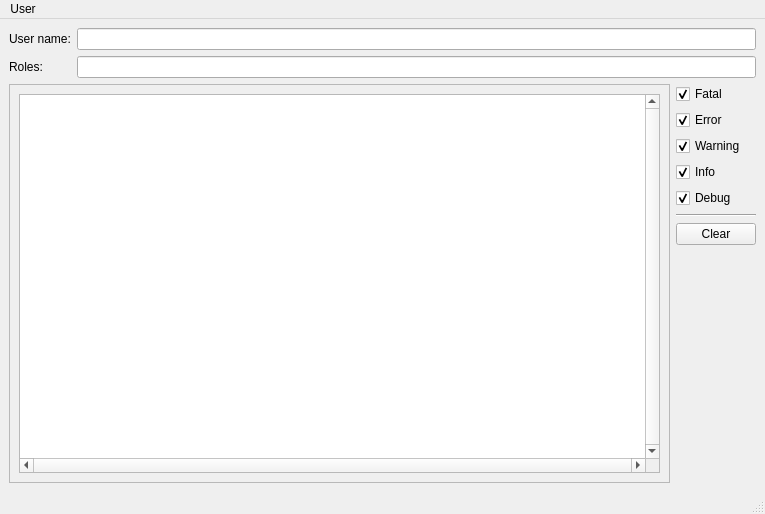
<?xml version="1.0" encoding="UTF-8"?>
<ui version="4.0">
 <class>MainWindow</class>
 <widget class="QMainWindow" name="MainWindow">
  <property name="geometry">
   <rect>
    <x>0</x>
    <y>0</y>
    <width>765</width>
    <height>514</height>
   </rect>
  </property>
  <property name="windowTitle">
   <string>ADB Safegate: Main Application</string>
  </property>
  <widget class="QWidget" name="centralwidget">
   <layout class="QVBoxLayout" name="verticalLayout_2">
    <item>
     <layout class="QGridLayout" name="gridLayout">
      <item row="0" column="0">
       <widget class="QLabel" name="userNameLabel">
        <property name="sizePolicy">
         <sizepolicy hsizetype="Preferred" vsizetype="Minimum">
          <horstretch>0</horstretch>
          <verstretch>0</verstretch>
         </sizepolicy>
        </property>
        <property name="text">
         <string>User name:</string>
        </property>
       </widget>
      </item>
      <item row="0" column="1">
       <widget class="QLineEdit" name="userNameText">
        <property name="readOnly">
         <bool>true</bool>
        </property>
       </widget>
      </item>
      <item row="1" column="0">
       <widget class="QLabel" name="rolesLabel">
        <property name="text">
         <string>Roles:</string>
        </property>
       </widget>
      </item>
      <item row="1" column="1">
       <widget class="QLineEdit" name="rolesText">
        <property name="readOnly">
         <bool>true</bool>
        </property>
       </widget>
      </item>
     </layout>
    </item>
    <item>
     <layout class="QHBoxLayout" name="horizontalLayout">
      <item>
       <widget class="QFrame" name="logFrame">
        <property name="sizePolicy">
         <sizepolicy hsizetype="Preferred" vsizetype="Expanding">
          <horstretch>0</horstretch>
          <verstretch>0</verstretch>
         </sizepolicy>
        </property>
        <property name="frameShape">
         <enum>QFrame::StyledPanel</enum>
        </property>
        <property name="frameShadow">
         <enum>QFrame::Raised</enum>
        </property>
        <layout class="QGridLayout" name="gridLayout_2">
         <item row="0" column="0">
          <widget class="QTableView" name="logTableView">
           <property name="verticalScrollBarPolicy">
            <enum>Qt::ScrollBarAlwaysOn</enum>
           </property>
           <property name="horizontalScrollBarPolicy">
            <enum>Qt::ScrollBarAlwaysOn</enum>
           </property>
           <property name="alternatingRowColors">
            <bool>true</bool>
           </property>
           <attribute name="horizontalHeaderStretchLastSection">
            <bool>true</bool>
           </attribute>
          </widget>
         </item>
        </layout>
       </widget>
      </item>
      <item>
       <layout class="QVBoxLayout" name="verticalLayout">
        <item>
         <widget class="QCheckBox" name="fatalToggle">
          <property name="text">
           <string>Fatal</string>
          </property>
          <property name="checked">
           <bool>true</bool>
          </property>
         </widget>
        </item>
        <item>
         <widget class="QCheckBox" name="errorToggle">
          <property name="text">
           <string>Error</string>
          </property>
          <property name="checked">
           <bool>true</bool>
          </property>
         </widget>
        </item>
        <item>
         <widget class="QCheckBox" name="warningToggle">
          <property name="text">
           <string>Warning</string>
          </property>
          <property name="checked">
           <bool>true</bool>
          </property>
         </widget>
        </item>
        <item>
         <widget class="QCheckBox" name="infoToggle">
          <property name="text">
           <string>Info</string>
          </property>
          <property name="checked">
           <bool>true</bool>
          </property>
         </widget>
        </item>
        <item>
         <widget class="QCheckBox" name="debugToggle">
          <property name="text">
           <string>Debug</string>
          </property>
          <property name="checkable">
           <bool>true</bool>
          </property>
          <property name="checked">
           <bool>true</bool>
          </property>
         </widget>
        </item>
        <item>
         <widget class="Line" name="line">
          <property name="orientation">
           <enum>Qt::Horizontal</enum>
          </property>
         </widget>
        </item>
        <item>
         <widget class="QPushButton" name="clearButton">
          <property name="text">
           <string>Clear</string>
          </property>
         </widget>
        </item>
        <item>
         <spacer name="verticalSpacer">
          <property name="orientation">
           <enum>Qt::Vertical</enum>
          </property>
          <property name="sizeHint" stdset="0">
           <size>
            <width>20</width>
            <height>40</height>
           </size>
          </property>
         </spacer>
        </item>
       </layout>
      </item>
     </layout>
    </item>
   </layout>
  </widget>
  <widget class="QMenuBar" name="menubar">
   <property name="geometry">
    <rect>
     <x>0</x>
     <y>0</y>
     <width>765</width>
     <height>21</height>
    </rect>
   </property>
   <widget class="QMenu" name="menuFile">
    <property name="title">
     <string>User</string>
    </property>
    <addaction name="actionLogin"/>
    <addaction name="actionLogout"/>
    <addaction name="separator"/>
    <addaction name="actionExit"/>
   </widget>
   <addaction name="menuFile"/>
  </widget>
  <widget class="QStatusBar" name="statusbar"/>
  <action name="actionLogin">
   <property name="text">
    <string>Log in</string>
   </property>
  </action>
  <action name="actionLogout">
   <property name="text">
    <string>Log out</string>
   </property>
  </action>
  <action name="actionExit">
   <property name="text">
    <string>Exit</string>
   </property>
  </action>
 </widget>
 <resources/>
 <connections/>
</ui>
